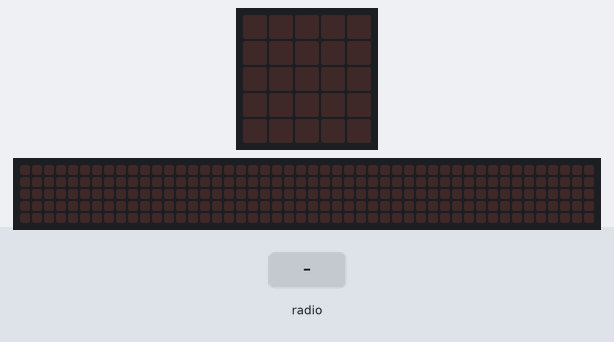
This program was run on a simulated BBC micro:bit running MicroPython. Parts: the board's 5×5 LED display, a strip that is not on the board, showing the scrolling text unrolled. The inputs (shaded band) are chosen by the test bench. The 48×5 strip is a reading aid, not a part: it shows the text the display is scrolling, unrolled, one strip-width of it at a time.

Above: at 1.2 s.
1.3 s: radio message "1" arrives
At 1.37 s:
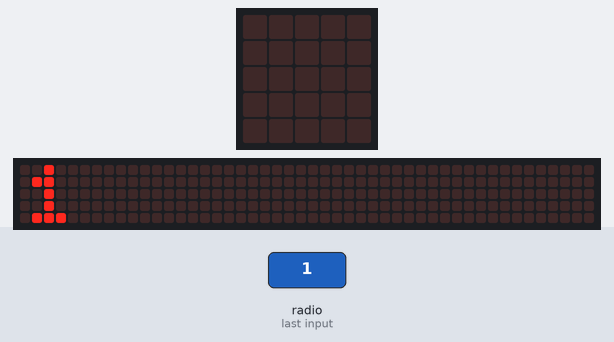
At 1.82 s:
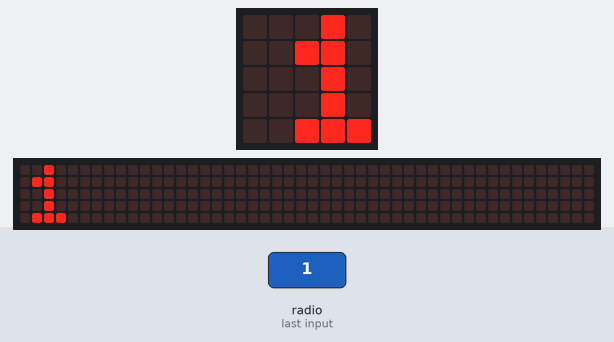
Timing chart, 0 to 4.3 s (numbered marks = the images above; inputs shaded):
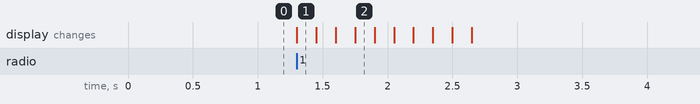

Measured:
- after the input at 1.3 s, the display: changes at once (image 1)

The program:

satellite_station_receiver.py
```python
from microbit import *
import radio

# turn on the radio using default channel 7
radio.config(channel=7)
radio.on()

while True:
    message = radio.receive()
    if message:
        display.scroll(message)
```
